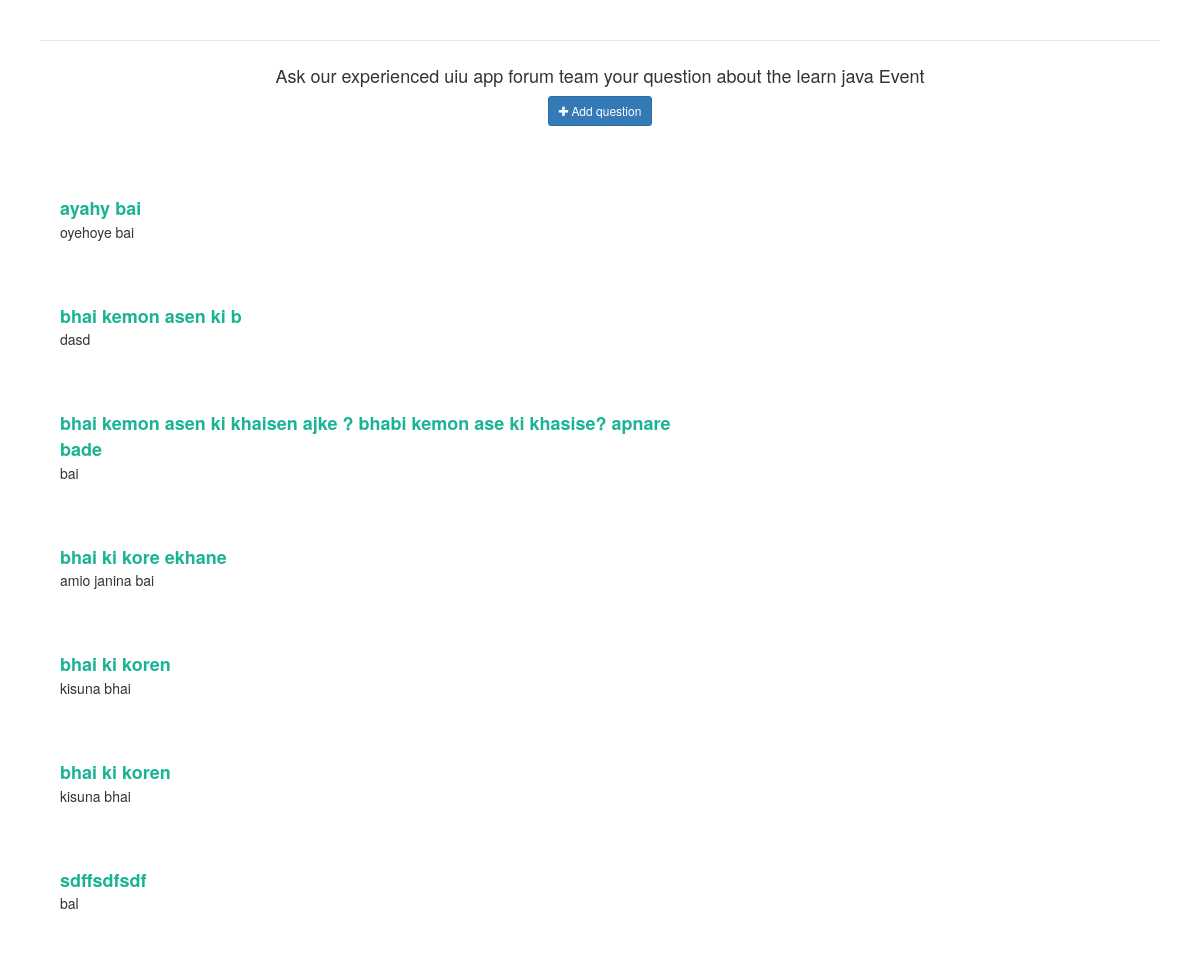
/Faqs.php?eid=1, run on an earlier commit of the app's database.
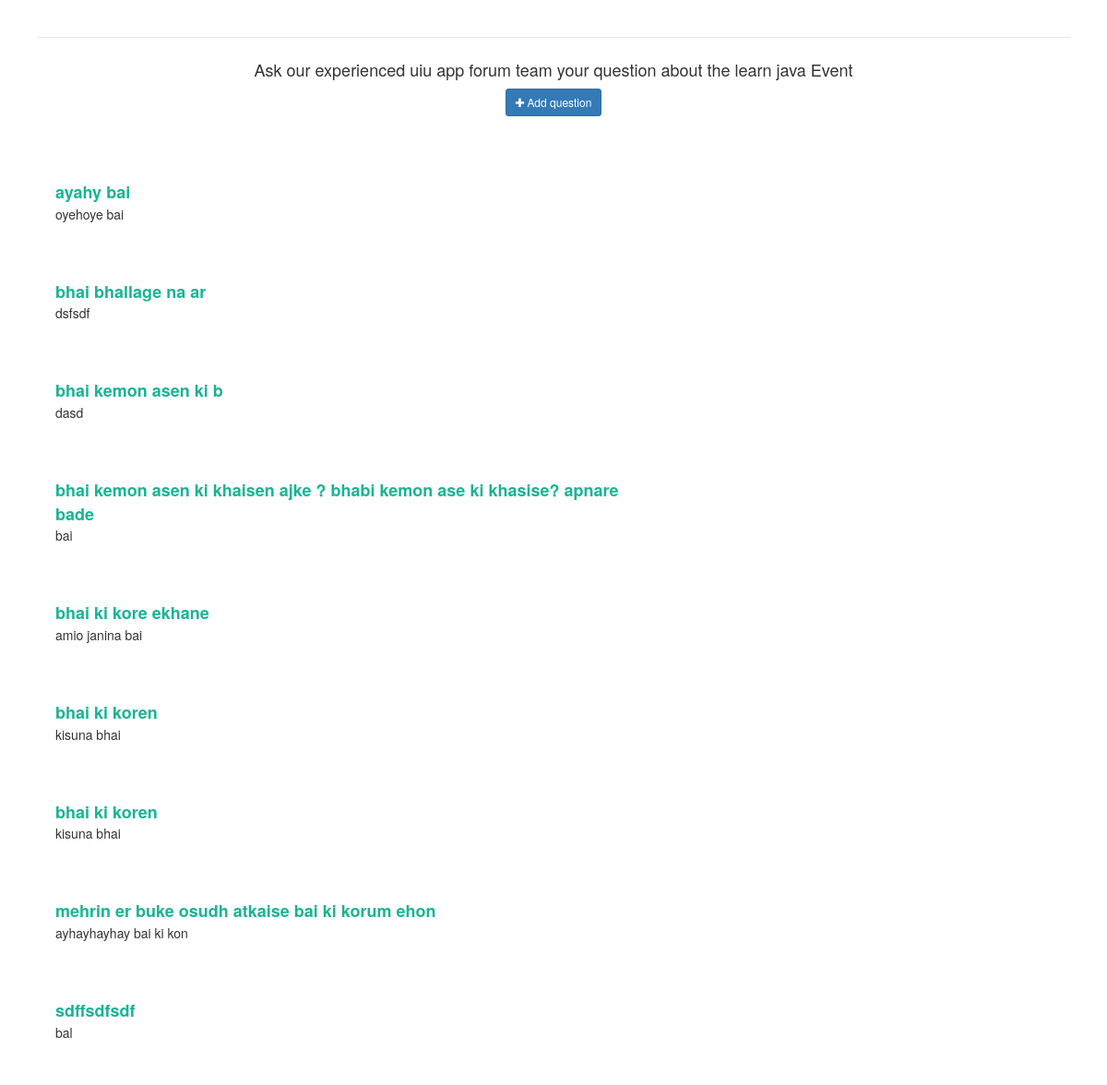
And on a later commit of the database.
### tables this page shows
CREATE TABLE `events` (
  `EventID` int(11) NOT NULL,
  `EventName` varchar(100) NOT NULL,
  `EventDescription` varchar(500) NOT NULL,
  `EventGuest` varchar(500) NOT NULL,
  `EventBudget` varchar(50) NOT NULL,
  `EventFileBanner` varchar(100) DEFAULT NULL,
  `EventFileBadge` varchar(100) DEFAULT NULL,
  `ShortDescription` varchar(100) DEFAULT NULL,
  `OrganizerID` int(11) DEFAULT NULL
);

CREATE TABLE `organizer` (
  `OrganizerID` int(11) NOT NULL,
  `OrganizerName` varchar(100) NOT NULL,
  `OrganizerEmail` varchar(50) NOT NULL,
  `OrganizerContactNumber` varchar(20) NOT NULL,
  `OrganizerFileLogo` varchar(100) DEFAULT NULL,
  `OrganizerDescription` varchar(500) NOT NULL,
  `OrganizerPass` varchar(100) DEFAULT NULL
);

CREATE TABLE `qa` (
  `EventID` int(11) NOT NULL,
  `qus` varchar(100) NOT NULL,
  `ans` varchar(100) DEFAULT NULL,
  `StudentID` int(11) NOT NULL,
  `StudentEmail` varchar(100) DEFAULT NULL
);

### Faqs.php (the view, shortened to what this page needs)
<?php
    $servername = 'localhost';
    $username = 'root';
    $password = '';
    $database = 'eventadministration';
    $conn = mysqli_connect($servername,$username,$password,$database);
   $eid = $_GET['eid'];
 ?>
<!DOCTYPE html>
<html lang="en">
  <head>
    <link
      href="https://netdna.bootstrapcdn.com/bootstrap/3.3.6/css/bootstrap.min.css"
      rel="stylesheet"
    />
  </head>
  <body>
    <link
      href="https://maxcdn.bootstrapcdn.com/font-awesome/4.3.0/css/font-awesome.min.css"
      rel="stylesheet"
    />
    <div class="container">
      <div class="row">
        <div class="col-md-12">
          <div class="wrapper wrapper-content animated fadeInRight">
            <div class="ibox-content m-b-sm border-bottom">
              <div class="text-center p-lg">
                <h4>
                <?php
$query = "SELECT *
FROM events JOIN organizer on events.OrganizerID=organizer.OrganizerID
where EventID=$eid";
$result2 = mysqli_query($conn,$query);
  if(mysqli_num_rows($result2) > 0)
  {
  while($row = mysqli_fetch_assoc($result2)){
   echo '<p>Ask our experienced '. $row["OrganizerName"] .' team your question about the '. $row["EventName"] .' Event </p>';
  }
}
?>
                <button
                  title="Ask your question"
                  class="btn btn-primary btn-sm"
                  data-toggle="modal"
                  data-target="#exampleModal"
                >
                  <i class="fa fa-plus"></i>
                  <span class="bold">Add question</span>
                </button>
              </div>
            </div>
<br>
 <?php
   $sql = "SELECT * FROM `qa` where EventID = '$eid' and ans is not null";
   $result = mysqli_query($conn,$sql);
   if(mysqli_num_rows($result) > 0)
   {
   while($row = mysqli_fetch_assoc($result)){
        echo "<div class='faq-item'>
        <div class='row'>
          <div class='col-md-7'>
            <a data-toggle='collapse'  class='faq-question'
              >". $row['qus'] ."</a
            >
            <medium
              >". $row['ans'] ."</medium>
          </div>
        </div>
      </div>
      <br>";
   }
}
 ?>
          </div>
        </div>
      </div>
    </div>
  </body>
</html>

### Faqs.php (style rules this page uses)
body { margin-top: 20px; background: url("img/prev.jpg"); }
.m-b-sm { margin-bottom: 10px; }
.faq-item { padding: 20px; margin-bottom: 2px; background: #fff; }
.faq-question { font-size: 18px; font-weight: 600; color: #1ab394; display: block; }
.ibox-content { background-color: #ffffff; color: inherit; padding: 15px 20px 20px 20px; border-color: #e7eaec; border-image: none; border-style: solid solid none; border-width: 1px 0; }
.wrapper { padding: 0 20px; }
.wrapper-content { padding: 20px 10px 40px; }

What changed in the data, as far as the page shows it:
now on this page (row edited): qa: qus "bhai bhallage na ar", ans "dsfsdf"
added qa: qus "mehrin er buke osudh atkaise bai ki korum ehon", ans "ayhayhayhay bai ki kon"
